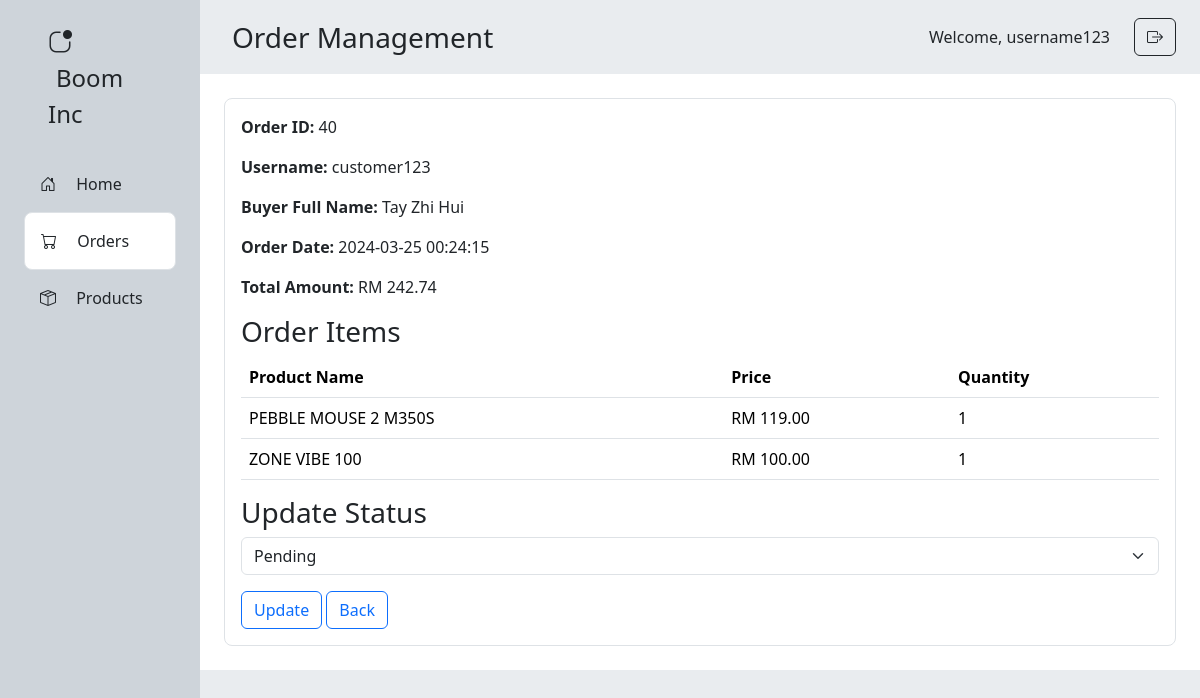
Page /admin/order_details.php?order_id=40 (signed in) on the committed database.
### tables this page shows
CREATE TABLE `users` (
  `user_id` int(11) NOT NULL,
  `username` varchar(255) NOT NULL,
  `password` varchar(255) NOT NULL,
  `name` varchar(255) NOT NULL,
  `email` varchar(255) NOT NULL,
  `address` text NOT NULL,
  `phone_number` varchar(255) NOT NULL,
  `zipcode` varchar(255) NOT NULL,
  `city` varchar(255) NOT NULL,
  `state` varchar(255) NOT NULL
);

CREATE TABLE `payment` (
  `payment_id` int(11) NOT NULL,
  `product_id` int(11) NOT NULL,
  `user_id` int(11) NOT NULL,
  `fullname` varchar(50) NOT NULL,
  `address` varchar(50) NOT NULL,
  `zipcode` int(5) NOT NULL,
  `city` varchar(50) NOT NULL,
  `state` varchar(50) NOT NULL,
  `phone_number` varchar(11) NOT NULL,
  `payment_datetime` datetime NOT NULL,
  `payment_method` varchar(50) NOT NULL,
  `total_payment_amount` double NOT NULL
);

CREATE TABLE `orders` (
  `order_id` int(11) NOT NULL,
  `user_id` int(11) NOT NULL,
  `order_date` datetime NOT NULL,
  `total_amount` decimal(10,2) NOT NULL,
  `order_status` enum('pending','processing','shipped','delivered','cancelled') NOT NULL,
  `payment_id` int(11) NOT NULL
);

CREATE TABLE `ordered_items` (
  `order_item_id` int(11) NOT NULL,
  `payment_id` int(11) NOT NULL,
  `order_id` int(11) NOT NULL,
  `product_id` int(11) NOT NULL,
  `user_id` int(11) NOT NULL,
  `item_quantity` int(11) NOT NULL
);

CREATE TABLE `products` (
  `product_id` int(11) NOT NULL,
  `product_name` varchar(255) NOT NULL,
  `description` text NOT NULL,
  `price` decimal(10,2) NOT NULL,
  `image_path` varchar(255) NOT NULL,
  `category_id` int(11) NOT NULL
);

### admin/order_details.php (the view, shortened to what this page needs)
<?php
include '../includes/db_connect.php';
$username = $_SESSION['username'];
if (isset($_GET['order_id'])) {
    $orderId = $_GET['order_id'];
    $stmt = $conn->prepare("SELECT orders.order_id, orders.order_date, orders.total_amount, orders.order_status, users.username AS user_name, payment.fullname AS buyer_name
                        FROM orders
                        JOIN users ON orders.user_id = users.user_id
                        JOIN ordered_items ON orders.order_id = ordered_items.order_id
                        JOIN payment ON orders.payment_id = payment.payment_id
                        WHERE orders.order_id = ?");
    $stmt->bindParam(1, $orderId);
    $stmt->execute();
    $orderDetails = $stmt->fetch();
    if ($orderDetails) {
        $stmt = $conn->prepare("SELECT oi.order_item_id, oi.item_quantity, p.product_name, p.price
            FROM ordered_items oi
            JOIN products p ON oi.product_id = p.product_id
            WHERE oi.order_id = ?");
        $stmt->bindParam(1, $orderId);
        $stmt->execute();
        $orderItems = $stmt->fetchAll();
    } else {
    }
}
?>
<!DOCTYPE html>
<html>
<head>
    <link rel="stylesheet" href="https://cdn.jsdelivr.net/npm/bootstrap@5.3.2/dist/css/bootstrap.min.css">
    <link rel="stylesheet" href="https://cdn.jsdelivr.net/npm/bootstrap-icons@1.11.3/font/bootstrap-icons.min.css">
</head>
<body>
    <div class="row m-0 min-vh-100">
        <div class="col-2 p-0 bg-dark-subtle">
            <div class="p-4 mx-4 fw-medium">
                <i class="bi bi-app-indicator fs-4 me-3"></i>
                <span class="ms-2 fs-4">Boom Inc</span>
            </div>
            <div class="mx-4">
                <div class="p-3" onclick="location.href='staff_home.php';" style="cursor: pointer;">
                    <i class="bi bi-house-door me-3"></i>
                    Home
                </div>
                <div class="p-3 border rounded rounded-3 bg-white" onclick="location.href='orders.php';" style="cursor: pointer;">
                    <i class="bi bi-cart me-3"></i>
                    Orders
                </div>
                <div class="p-3" onclick="location.href='products.php';" style="cursor: pointer;">
                    <i class="bi bi-box-seam me-3"></i>
                    Products
                </div>
            </div>
        </div>
        <div class="col-10 p-0 bg-body-secondary">
            <div class="d-flex justify-content-between align-items-center">
                <div class="fw-medium fs-3 p-3 mx-3">
                    Order Management
                </div>
                <div class="px-4 d-flex align-items-center">
                    <span class="fs-6 fw-medium pe-4">Welcome,
                        <?php echo $username; ?>
                    </span>
                    <a href="logout.php" class="btn btn-outline-dark">
                        <i class="bi bi-box-arrow-right"></i>
                    </a>
                </div>
            </div>
            <div class="bg-white p-4">
                <div class="p-3 border rounded rounded-3">
                    <div id="order-details">
                        <p><strong>Order ID:</strong>
                            <?php echo $orderId; ?>
                        </p>
                        <p><strong>Username:</strong>
                            <?php echo $orderDetails['user_name']; ?>
                        </p>
                        <p><strong>Buyer Full Name:</strong>
                            <?php echo $orderDetails['buyer_name']; ?>
                        </p>
                        <p><strong>Order Date:</strong>
                            <?php echo $orderDetails['order_date']; ?>
                        </p>
                        <p><strong>Total Amount:</strong> RM
                            <?php echo number_format($orderDetails['total_amount'], 2); ?>
                        </p>
                        <h3>Order Items</h3>
                        <table class="table">
                            <thead>
                                <tr>
                                    <th>Product Name</th>
                                    <th>Price</th>
                                    <th>Quantity</th>
                                </tr>
                            </thead>
                            <tbody>
                                <?php foreach ($orderItems as $item) { ?>
                                    <tr>
                                        <td>
                                            <?php echo $item['product_name']; ?>
                                        </td>
                                        <td>RM
                                            <?php echo number_format($item['price'], 2); ?>
                                        </td>
                                        <td>
                                            <?php echo $item['item_quantity']; ?>
                                        </td>
                                    </tr>
                                <?php } ?>
                            </tbody>
                        </table>
                    </div>
                    <div id="status-update">
                        <div id="status-update">
                            <h3>Update Status</h3>
                            <form id="update-status-form">
                                <select class="form-select" name="status">
                                    <option value="pending" <?php echo ($orderDetails['order_status'] == 'pending') ? 'selected' : ''; ?>>Pending</option>
                                </select>
                                <button type="submit" class="btn btn-outline-primary mt-3">Update</button>
                                <a href="orders.php" class="btn btn-outline-primary mt-3">Back</a>
                            </form>
                        </div>
                    </div>
                </div>
            </div>
        </div>
    </div>
</body>
</html>

### rows in the picture
users: username "customer123"
payment: fullname "Tay Zhi Hui"
orders: order_date "2024-03-25 00:24:15", total_amount "242.74", status "Pending"
ordered_items: product.product_name "PEBBLE MOUSE 2 M350S", product.price "119.00", item_quantity "1"
ordered_items: product.product_name "ZONE VIBE 100", product.price "100.00", item_quantity "1"

### other values in the picture
$username "username123"
$orderId "40"
